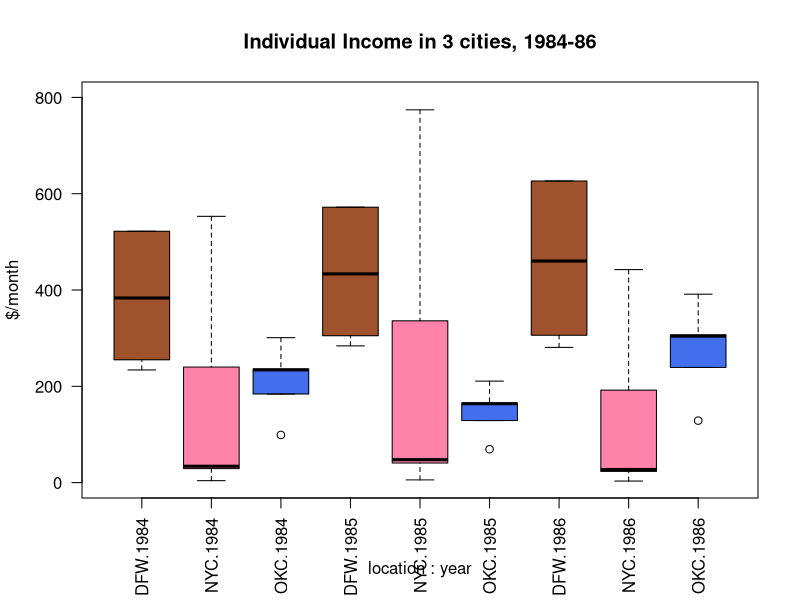

Source code (R): (Note: this script raises an error after producing the figure.)
## ---- chunk 1
knitr::opts_chunk$set(echo = TRUE)
## ---- chunk 2
# duplicate 1 # to make a mode
nyc_income1984 <- c(4,246,24,34,234,553,34)
dfw_income1984 <- c(344, 423,522, 234, 522, 255)
okc_income1984 <-c(234,234,236,99,184,301)
      # pad any short columns with NA
max.len = max(length(nyc_income1984),length(dfw_income1984),length(okc_income1984))
nyc1984 <-c(nyc_income1984, rep(NA, max.len-length(nyc_income1984)))
dfw1984 <-c(dfw_income1984, rep(NA, max.len-length(dfw_income1984)))
okc1984 <-c(okc_income1984,rep(NA,  max.len-length(okc_income1984)))
nyc1985 <- nyc1984*1.4
dfw1985 <- dfw1984+50
okc1985 <- okc1984*.7
#create data for a third year
nyc1986 <- nyc1984*.8
dfw1986 <- dfw1984*1.2
okc1986 <- okc1984*1.3
location <- c('NYC','DFW','OKC')
cityName <- tolower(location)
# year = c(rep(1984,3),rep(1985,3),rep(1986,3))
year<- c(1984,1984,1984,1985,1985,1985,1986,1986,1986)
# year<- c(1984,1985,1986)
library(reshape2)
                                        #combine the data
all.data = data.frame(rbind
                           (nyc1984,dfw1984,okc1984,
                             nyc1985,dfw1985,okc1985,
                             nyc1986,dfw1986,okc1986)
                      )
# this seems to end up with strings, not pointers to lists
#y1984 <-paste0(cityName, 1984)
#y1985 <- paste0(cityName,1985)
#y1986<-paste0(cityName,  1986)
#all.data = data.frame(rbind(y1984,y1985,y1986))
##
all.data$location <- location
all.data$year     <- year
stacked.data = melt(all.data,id =c('location','year'))
head(stacked.data)
incomeByCity <- stacked.data[,-3]
boxplots.triple = boxplot(value~location+year,
                          data = incomeByCity,
                          ylab = "$/month",
                          las = 2,
                        #  at = c(1,1.8,2.6,6,6.8,7.6),
                        #  names = location,
                        #  xaxt = 'n',
                          ylim=c(0,800),
                          col = c("sienna","palevioletred1","royalblue2")
                          )
# jpeg('groupedBoxPlots3.jpg')
     boxplots.triple
    # text(c(1,1.8,2.6,6,6.8,7.6),c(6,8,1,17.5,20,15.5),location)
    # axis(side=1, at=c(1.8,6.8,10.5), labels=c(1984,1985,1986))
     title('Individual Income in 3 cities, 1984-86')       
                                        # dev.off()

library(foreign)
library(Hmisc)
require(ggplot2)
require(magrittr)
# load rename function from plyr
require(plyr)
# load revised functions from dplyr
require(dplyr)
library(tidyr)
file456 <- spss.get("/Users/AbuDavid/school/census/f456/f456ind.por", use.value.labels=TRUE)
subSetInd2014<-dplyr::select(file456,YEARSUR,WPLDIST,USSRBORN,INCSAL)
#glimpse(subSetInd2014)
#utils::View(subSetInd2014)
#ggplot(subSetInd2014, aes(x=YEARSUR,y=INCSAL))+geom_boxplot()
##subset to only 3 cities, easier to copy DFW boxplot code
subCitiesInd2014 <- subSetInd2014 %>% dplyr::filter(WPLDIST=="Center"    |
                                                    WPLDIST=="Tel-Aviv"  |
                                                    WPLDIST=="Gush Dan")
##check the subset
utils::View(incomeByCity)#
#utils::View(subCitiesInd2014)
## ---- chunk 3
 # remove USSRBORN column
subCities2014 <- subCitiesInd2014 %>% select(-USSRBORN)
#utils::View(subCities2014)

# reorder by column name
# data <- data[c("A", "B", "C")]
subCitiesIND2014 <- subCitiesInd2014[c("WPLDIST","YEARSUR","INCSAL")]
# utils::View(subCitiesIND2014)
# rename to match NYC namespace
 Israel2014 <-subCitiesIND2014 %>%rename(c('WPLDIST' = 'location',
                                          'YEARSUR' = 'year',
                                           'INCSAL' = 'value'))
                                        #year = YEARSUR,value = INCSAL)
                                        ## comment this section until after
                                        ##reshape2::melt  - or - tidyr::gather
                       ##                  head(Israel2014)

                                       
                       ##                  # create fake data for 2 more years
                       ##                  Israel2015 <-Israel2014
                       ##                  Israel2016 <-Israel2014
                       ##                  # give everyone a raise in salary
                                     
                       ##                  Israel2015$value <- Israel2015$value * 1.2
                                       
                       ##                  Israel2015$year <- 2015
                       ##                  Israel2016$value <- Israel2015$value * 1.2
                       ##                  Israel2016$year <- 2016
                       ##                  # create stacked data frame
                       ## #         all.Israel= data.frame(rbind
                       ##     #     (Israel2014,Israel2015,Israel2016)) 
                       ##                  #        rbind(head(Israel2014),head(Israel2015),head(Israel2016)
                       ##                  all.Israel <-rbind(Israel2014,Israel2015,Israel2016)
                       ##                  head(all.Israel)
                       ##                  head(incomeByCity)
                       ##                  ## do the city's have to rotate through the list, or just have
                       ##                  ## the same sample size each??
                       ##                  ## get length
                                         
                                        length(Israel2014$location)
                                       
                                        count(Israel2014$location=="Center")
                                        count(Israel2014$location=="Gush Dan")
                                        count(Israel2014$location=="Tel-Aviv")
## previous code used
##   all.data = data.frame(rbind
##                            (nyc1984,dfw1984,okc1984,
##                              nyc1985,dfw1985,okc1985,
##                              nyc1986,dfw1986,okc1986))
## all.data$location <- location
## all.data$year     <- year
## stacked.data = melt(all.data,id =c('location','year'))

## ---- chunk 4
#tidyr::spread(Israel2014)
Israel2014 %>% filter(location=="Center")
